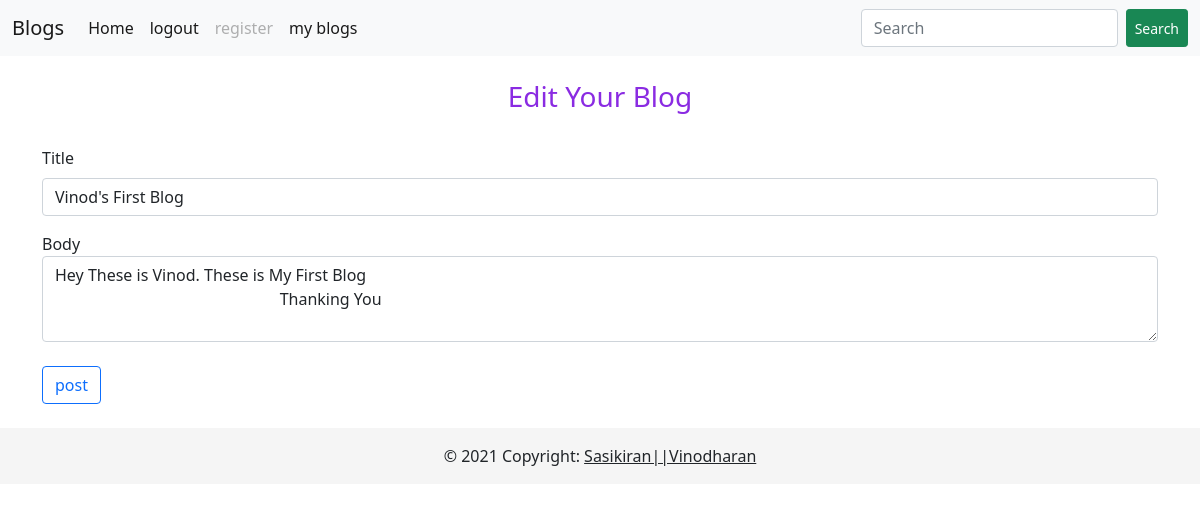
/update/19/ (signed in), run on the app's committed database.
### blogs/models.py (models this page shows, shortened)
class Post(models.Model):
    title = models.CharField(max_length=200)
    author = models.ForeignKey('auth.User', on_delete=models.CASCADE)
    body = models.TextField()
    created_date = models.DateTimeField(auto_now_add=True)
    modified = models.DateTimeField(auto_now=True)

### blogs/views.py (the view, shortened to what this page needs)
# urls.py: path('update/<int:post_id>/', views.updateBlog, name='updateBlog'),
@login_required(login_url='login')
def updateBlog(request, post_id):
    post = get_object_or_404(Post, pk=post_id)
    context = {
        'post' : post,
    }
    return render(request, 'blogs/updateblog.html', context)

### templates/blogs/updateblog.html (shortened to what this page needs)
{% extends 'base.html' %}
{% block content %}
<br>
<h3 class="text-center">Edit Your Blog</h3>
<br>
<div class="container">
    <form method="post" action="{% url 'updateBlog' post.id %}">
        <div class="mb-3">
            <label class="form-label">Title</label>
            <input name="title" type="text" value="{{post.title}}" class="form-control" id="exampleInputPassword1">
        </div>
        <div class="form-group">
            <label for="exampleFormControlTextarea1">Body</label>
            <textarea name="body" class="form-control" id="exampleFormControlTextarea1"
                rows="3">{{ post.body }}</textarea>
        </div>
        <br>
        <button type="submit" class="btn btn-outline-primary">post</button>
    </form>
</div>
{% endblock %}

### templates/base.html (style rules this page uses)
h3 { color: blueviolet; }

### data on the page
Post: title "Vinod's First Blog", body "Hey These is Vinod. These is My First Blog Thanking You"
